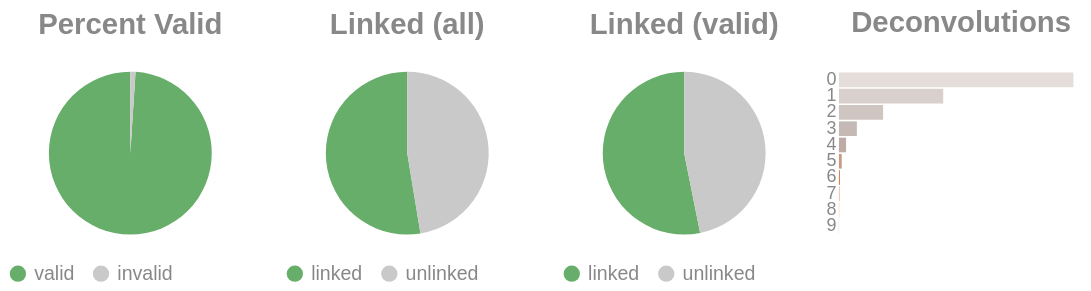

The notebook cell saved with this chart:
### Code cell
if SKIPLR:
    pass
else:
    clash = Counter()
    for i in valids['molecule'].to_list():
        _mol = i.split("-")
        if len(_mol) == 1:
            clash.update('0')
        else:
            clash.update(_mol[-1])

    _d = {"deconvolutions": [], 'count': []}
    for k,v in clash.items():
        _d['deconvolutions'].append(k)
        _d['count'].append(v)

    tot_valid = valids['reads'].sum()
    mask = valids['reads'] >= 2
    n_linked_reads = valids.filter(mask)['reads'].sum()
    if n_linked_reads == 0:
        print_html("No linked molecules (>=2 reads) were detected; skipping linked-only distributions.")
        SKIPLR = True
    else:
        perc_valid = round(tot_valid / n_reads, 4)
        linked_perc_abs = round(n_linked_reads / n_reads, 4)
        linked_perc = round(n_linked_reads / tot_valid, 4)

    _valid = pl.DataFrame({"valids": ['valid', 'invalid'], "count": [tot_valid, n_reads - tot_valid]})
    _linked_abs = pl.DataFrame({"linked (absolute)": ['linked', 'unlinked'], "count": [n_linked_reads, n_reads - n_linked_reads]})
    _linked_rel = pl.DataFrame({"linked (valids)": ['linked', 'unlinked'], "count": [n_linked_reads, tot_valid - n_linked_reads]})

    (
        alt.hconcat(
            piechart(_valid, goodval = 'valid', title = "Percent Valid"),
            piechart(_linked_abs, goodval = "linked", title =  "Linked (all)"),
            piechart(_linked_rel, goodval = "linked", title =  "Linked (valid)"),
            convolutionbar(pl.DataFrame(_d), title = "Deconvolutions"),
            center = True,
            bounds = 'flush'
        )
        .resolve_scale(color='independent')
        .resolve_legend('independent')
        .properties(usermeta={'embedOptions': {"actions": False}})
    ).display()

### Figure 1 — Vega-Lite specification as saved in the notebook (floating-point values rounded to 4 significant figures)
{"width": "container", "height": 400, "config": {"title": {"anchor": "start", "dy": -15, "fontSize": 18, "color": "#888888", "subtitleColor": "#888888", "subtitleFontSize": 14}, "arc": {"fill": "#0072B2"}, "axis": {"domainColor": "#888888", "domainWidth": 0.5, "gridWidth": 0.2, "grid": false, "titleFontWeight": 400, "titleFontSize": 15, "labelFontSize": 11, "labelColor": "#888888", "tickColor": "#888888", "tickWidth": 0.2, "titleColor": "#888888"}, "axisBand": {"grid": false}, "axisX": {"grid": true, "tickSize": 10, "domainCap": "round"}, "axisY": {"domain": false, "grid": true, "tickSize": 0, "domainCap": "round"}, "background": "transparent", "header": {"labelFontSize": 15, "labelColor": "#888888", "titleFontSize": 15, "titleFontWeight": 600, "titleColor": "#888888"}, "legend": {"labelFont": "sans-serif", "labelFontSize": 12, "labelColor": "#888888", "symbolSize": 100, "symbolType": "circle", "titleFontSize": 12, "titlePadding": 10, "titleColor": "#888888", "title": null}, "range": {"category": ["#E69F00", "#56B4E9", "#009E73", "#F0E442", "#0072B2", "#D55E00", "#CC79A7", "#000000"], "diverging": ["#cfe8f3", "#a2d4ec", "#73bfe2", "#46abdb", "#1696d2", "#12719e"]}, "area": {"fill": "#0072B2", "fillOpacity": 0.7, "line": true, "strokeOpacity": 0.7}, "line": {"color": "#0072B2", "stroke": "#0072B2", "strokeWidth": 2}, "trail": {"color": "#0072B2", "stroke": "#0072B2", "strokeWidth": 0, "size": 1}, "point": {"filled": true, "fillOpacity": 1.0, "size": 95}, "text": {"color": "#888888", "fontSize": 11, "align": "right", "fontWeight": 400, "size": 11}, "bar": {"fill": "#0072B2", "stroke": null}, "view": {"stroke": null, "continuousWidth": 660, "continuousHeight": 400}}, "hconcat": [{"data": {"name": "data-8d8f06bb481fd0a5270f7ec6966a32bd"}, "mark": {"type": "arc"}, "encoding": {"color": {"field": "valids", "legend": {"orient": "bottom", "title": null}, "scale": {"domain": ["valid", "invalid"], "range": ["#68ae6b", "#C9C9C9"]}, "title": "Valids", "type": "nominal"}, "theta": {"field": "count", "type": "quantitative"}, "tooltip": [{"field": "valids", "title": "Valids", "type": "ordinal"}, {"field": "percent", "format": ".2%", "title": "Percent", "type": "quantitative"}, {"field": "count", "title": "Count", "type": "quantitative"}]}, "height": 100, "title": {"text": "Percent Valid", "align": "center", "anchor": "middle"}, "transform": [{"calculate": "datum.count / 4670250", "as": "percent"}], "width": 150}, {"data": {"name": "data-b5ffae58315e8444697f17ab8ad51b9f"}, "mark": {"type": "arc"}, "encoding": {"color": {"field": "linked (absolute)", "legend": {"orient": "bottom", "title": null}, "scale": {"domain": ["linked", "unlinked"], "range": ["#68ae6b", "#C9C9C9"]}, "title": "Linked (Absolute)", "type": "nominal"}, "theta": {"field": "count", "type": "quantitative"}, "tooltip": [{"field": "linked (absolute)", "title": "Linked (Absolute)", "type": "ordinal"}, {"field": "percent", "format": ".2%", "title": "Percent", "type": "quantitative"}, {"field": "count", "title": "Count", "type": "quantitative"}]}, "height": 100, "title": {"text": "Linked (all)", "align": "center", "anchor": "middle"}, "transform": [{"calculate": "datum.count / 4670250", "as": "percent"}], "width": 150}, {"data": {"name": "data-e1acfe002ee6635bd48e1be1377b90d9"}, "mark": {"type": "arc"}, "encoding": {"color": {"field": "linked (valids)", "legend": {"orient": "bottom", "title": null}, "scale": {"domain": ["linked", "unlinked"], "range": ["#68ae6b", "#C9C9C9"]}, "title": "Linked (Valids)", "type": "nominal"}, "theta": {"field": "count", "type": "quantitative"}, "tooltip": [{"field": "linked (valids)", "title": "Linked (Valids)", "type": "ordinal"}, {"field": "percent", "format": ".2%", "title": "Percent", "type": "quantitative"}, {"field": "count", "title": "Count", "type": "quantitative"}]}, "height": 100, "title": {"text": "Linked (valid)", "align": "center", "anchor": "middle"}, "transform": [{"calculate": "datum.count / 4622502", "as": "percent"}], "width": 150}, {"data": {"name": "data-d06500c1e65c3960a4984aba1bb98d19"}, "mark": {"type": "bar"}, "encoding": {"color": {"field": "deconvolutions", "legend": null, "scale": {"scheme": "lightgreyred"}, "type": "nominal"}, "tooltip": [{"field": "deconvolutions", "title": "Deconvolutions", "type": "ordinal"}, {"field": "percent", "format": ".2%", "title": "Percent", "type": "quantitative"}, {"field": "count", "title": "Count", "type": "quantitative"}], "x": {"axis": null, "field": "count", "type": "quantitative"}, "y": {"field": "deconvolutions", "sort": "ascending", "title": null, "type": "nominal"}}, "height": 100, "title": {"text": "Deconvolutions", "align": "center", "anchor": "middle"}, "transform": [{"calculate": "datum.count / 3038587", "as": "percent"}], "width": 150}], "bounds": "flush", "center": true, "resolve": {"legend": {"angle": "independent"}, "scale": {"color": "independent"}}, "usermeta": {"embedOptions": {"actions": false}}, "$schema": "https://vega.github.io/schema/vega-lite/v6.4.1.json", "datasets": {"data-8d8f06bb481fd0a5270f7ec6966a32bd": [{"valids": "valid", "count": 4622502}, {"valids": "invalid", "count": 47748}], "data-b5ffae58315e8444697f17ab8ad51b9f": [{"linked (absolute)": "linked", "count": 2456517}, {"linked (absolute)": "unlinked", "count": 2213733}], "data-e1acfe002ee6635bd48e1be1377b90d9": [{"linked (valids)": "linked", "count": 2456517}, {"linked (valids)": "unlinked", "count": 2165985}], "data-d06500c1e65c3960a4984aba1bb98d19": [{"deconvolutions": "0", "count": 1727230}, {"deconvolutions": "1", "count": 768138}, {"deconvolutions": "2", "count": 325358}, {"deconvolutions": "3", "count": 132049}, {"deconvolutions": "4", "count": 52483}, {"deconvolutions": "5", "count": 20457}, {"deconvolutions": "6", "count": 7995}, {"deconvolutions": "7", "count": 3128}, {"deconvolutions": "8", "count": 1239}, {"deconvolutions": "9", "count": 510}]}}
